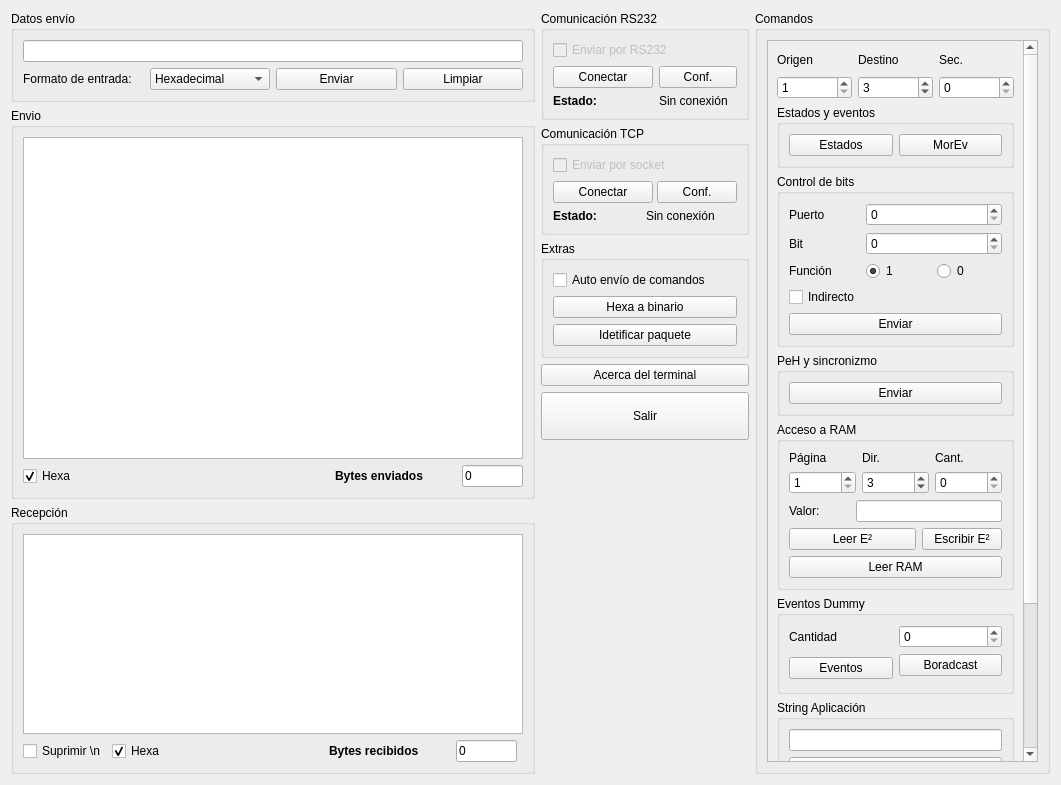
<ui version="4.0" >
 <class>Form</class>
 <widget class="QWidget" name="Form" >
  <property name="geometry" >
   <rect>
    <x>0</x>
    <y>0</y>
    <width>1061</width>
    <height>785</height>
   </rect>
  </property>
  <property name="windowTitle" >
   <string>Picnet Terminal</string>
  </property>
  <layout class="QHBoxLayout" name="horizontalLayout_2" >
   <item>
    <layout class="QVBoxLayout" name="verticalLayout_5" >
     <item>
      <widget class="QGroupBox" name="groupBox_6" >
       <property name="title" >
        <string>Datos envío</string>
       </property>
       <layout class="QGridLayout" name="gridLayout_8" >
        <item row="0" column="0" colspan="4" >
         <widget class="QLineEdit" name="line_envio" />
        </item>
        <item row="1" column="3" >
         <widget class="QPushButton" name="pushLimpiar" >
          <property name="toolTip" >
           <string>Envía la cadena mediante el Socket o el puerto RS232</string>
          </property>
          <property name="layoutDirection" >
           <enum>Qt::RightToLeft</enum>
          </property>
          <property name="text" >
           <string>Limpiar</string>
          </property>
          <property name="icon" >
           <iconset>
            <normaloff>res/draw-eraser.png</normaloff>res/draw-eraser.png</iconset>
          </property>
         </widget>
        </item>
        <item row="1" column="2" >
         <widget class="QPushButton" name="pushEnviar" >
          <property name="toolTip" >
           <string>Envía la cadena mediante el Socket o el puerto RS232</string>
          </property>
          <property name="layoutDirection" >
           <enum>Qt::RightToLeft</enum>
          </property>
          <property name="text" >
           <string>Enviar</string>
          </property>
          <property name="icon" >
           <iconset>
            <normaloff>res/go-last.png</normaloff>res/go-last.png</iconset>
          </property>
         </widget>
        </item>
        <item row="1" column="1" >
         <widget class="QComboBox" name="combo_modo" >
          <property name="toolTip" >
           <string>&lt;!DOCTYPE HTML PUBLIC "-//W3C//DTD HTML 4.0//EN" "http://www.w3.org/TR/REC-html40/strict.dtd">
&lt;html>&lt;head>&lt;meta name="qrichtext" content="1" />&lt;style type="text/css">
p, li { white-space: pre-wrap; }
&lt;/style>&lt;/head>&lt;body style=" font-family:'DejaVu Sans'; font-size:8pt; font-weight:400; font-style:normal;">
&lt;p style=" margin-top:0px; margin-bottom:0px; margin-left:0px; margin-right:0px; -qt-block-indent:0; text-indent:0px;">Cambia el modo en el cual se interpreta la cadena &lt;span style=" font-weight:600;">String Transporte&lt;/span>&lt;/p>&lt;/body>&lt;/html></string>
          </property>
          <item>
           <property name="text" >
            <string>Hexadecimal</string>
           </property>
          </item>
          <item>
           <property name="text" >
            <string>ASCII</string>
           </property>
          </item>
         </widget>
        </item>
        <item row="1" column="0" >
         <widget class="QLabel" name="label_18" >
          <property name="text" >
           <string>Formato de entrada:</string>
          </property>
         </widget>
        </item>
       </layout>
      </widget>
     </item>
     <item>
      <widget class="QGroupBox" name="groupBox_4" >
       <property name="title" >
        <string>Envio</string>
       </property>
       <layout class="QVBoxLayout" name="verticalLayout_3" >
        <item>
         <widget class="QPlainTextEdit" name="textEnvio" >
          <property name="minimumSize" >
           <size>
            <width>376</width>
            <height>120</height>
           </size>
          </property>
          <property name="readOnly" >
           <bool>true</bool>
          </property>
         </widget>
        </item>
        <item>
         <layout class="QHBoxLayout" name="horizontalLayout_5" >
          <item>
           <widget class="QCheckBox" name="check_send_hexa" >
            <property name="toolTip" >
             <string>Recepción en hexadecimal</string>
            </property>
            <property name="text" >
             <string>Hexa</string>
            </property>
            <property name="checked" >
             <bool>true</bool>
            </property>
           </widget>
          </item>
          <item>
           <spacer name="horizontalSpacer_2" >
            <property name="orientation" >
             <enum>Qt::Horizontal</enum>
            </property>
            <property name="sizeHint" stdset="0" >
             <size>
              <width>40</width>
              <height>20</height>
             </size>
            </property>
           </spacer>
          </item>
          <item>
           <widget class="QLabel" name="label_7" >
            <property name="maximumSize" >
             <size>
              <width>24</width>
              <height>24</height>
             </size>
            </property>
            <property name="text" >
             <string/>
            </property>
            <property name="pixmap" >
             <pixmap>res/view-sort-ascending.png</pixmap>
            </property>
            <property name="scaledContents" >
             <bool>true</bool>
            </property>
           </widget>
          </item>
          <item>
           <widget class="QLabel" name="label_3" >
            <property name="minimumSize" >
             <size>
              <width>121</width>
              <height>0</height>
             </size>
            </property>
            <property name="font" >
             <font>
              <weight>75</weight>
              <bold>true</bold>
             </font>
            </property>
            <property name="text" >
             <string>Bytes enviados</string>
            </property>
           </widget>
          </item>
          <item>
           <widget class="QLineEdit" name="lineEdit" >
            <property name="maximumSize" >
             <size>
              <width>61</width>
              <height>16777215</height>
             </size>
            </property>
            <property name="layoutDirection" >
             <enum>Qt::RightToLeft</enum>
            </property>
            <property name="autoFillBackground" >
             <bool>false</bool>
            </property>
            <property name="text" >
             <string>0</string>
            </property>
            <property name="readOnly" >
             <bool>true</bool>
            </property>
           </widget>
          </item>
         </layout>
        </item>
       </layout>
      </widget>
     </item>
     <item>
      <widget class="QGroupBox" name="groupBox_5" >
       <property name="title" >
        <string>Recepción</string>
       </property>
       <layout class="QGridLayout" name="gridLayout_7" >
        <item rowspan="4" row="0" column="0" colspan="2" >
         <widget class="QPlainTextEdit" name="textReceived" >
          <property name="minimumSize" >
           <size>
            <width>376</width>
            <height>200</height>
           </size>
          </property>
          <property name="readOnly" >
           <bool>true</bool>
          </property>
         </widget>
        </item>
        <item row="4" column="0" >
         <layout class="QHBoxLayout" name="horizontalLayout" >
          <item>
           <widget class="QCheckBox" name="check_del_slashn" >
            <property name="toolTip" >
             <string>Elimina los caracteres \n finalizadores. Util cuando se reciben cadenas de texto.</string>
            </property>
            <property name="text" >
             <string>Suprimir \n</string>
            </property>
           </widget>
          </item>
          <item>
           <widget class="QCheckBox" name="check_recv_hexa" >
            <property name="toolTip" >
             <string>Recepción en hexa
</string>
            </property>
            <property name="text" >
             <string>Hexa</string>
            </property>
            <property name="checked" >
             <bool>true</bool>
            </property>
           </widget>
          </item>
          <item>
           <spacer name="horizontalSpacer" >
            <property name="orientation" >
             <enum>Qt::Horizontal</enum>
            </property>
            <property name="sizeHint" stdset="0" >
             <size>
              <width>40</width>
              <height>20</height>
             </size>
            </property>
           </spacer>
          </item>
          <item>
           <widget class="QLabel" name="label_21" >
            <property name="maximumSize" >
             <size>
              <width>24</width>
              <height>24</height>
             </size>
            </property>
            <property name="text" >
             <string/>
            </property>
            <property name="pixmap" >
             <pixmap>res/view-sort-descending.png</pixmap>
            </property>
            <property name="scaledContents" >
             <bool>true</bool>
            </property>
           </widget>
          </item>
          <item>
           <widget class="QLabel" name="label_13" >
            <property name="minimumSize" >
             <size>
              <width>121</width>
              <height>0</height>
             </size>
            </property>
            <property name="font" >
             <font>
              <weight>75</weight>
              <bold>true</bold>
             </font>
            </property>
            <property name="text" >
             <string>Bytes recibidos</string>
            </property>
           </widget>
          </item>
          <item>
           <widget class="QLineEdit" name="lineEdit_2" >
            <property name="maximumSize" >
             <size>
              <width>61</width>
              <height>16777215</height>
             </size>
            </property>
            <property name="layoutDirection" >
             <enum>Qt::RightToLeft</enum>
            </property>
            <property name="autoFillBackground" >
             <bool>false</bool>
            </property>
            <property name="text" >
             <string>0</string>
            </property>
            <property name="readOnly" >
             <bool>true</bool>
            </property>
           </widget>
          </item>
         </layout>
        </item>
       </layout>
      </widget>
     </item>
    </layout>
   </item>
   <item>
    <layout class="QVBoxLayout" name="verticalLayout_4" >
     <item>
      <widget class="QGroupBox" name="groupBox" >
       <property name="maximumSize" >
        <size>
         <width>208</width>
         <height>16777215</height>
        </size>
       </property>
       <property name="title" >
        <string>Comunicación RS232</string>
       </property>
       <layout class="QGridLayout" name="gridLayout_2" >
        <item row="0" column="0" colspan="3" >
         <widget class="QCheckBox" name="check_envio_serial" >
          <property name="enabled" >
           <bool>false</bool>
          </property>
          <property name="text" >
           <string>Enviar por RS232</string>
          </property>
         </widget>
        </item>
        <item row="1" column="0" colspan="2" >
         <widget class="QPushButton" name="pushConnect_serial" >
          <property name="minimumSize" >
           <size>
            <width>100</width>
            <height>0</height>
           </size>
          </property>
          <property name="text" >
           <string>Conectar</string>
          </property>
          <property name="icon" >
           <iconset>
            <normaloff>res/network-connect.png</normaloff>
            <normalon>res/network-disconnect.png</normalon>res/network-connect.png</iconset>
          </property>
          <property name="checkable" >
           <bool>false</bool>
          </property>
         </widget>
        </item>
        <item row="1" column="2" >
         <widget class="QPushButton" name="pushConf_serial" >
          <property name="text" >
           <string>Conf.</string>
          </property>
          <property name="icon" >
           <iconset>
            <normaloff>res/configure.png</normaloff>res/configure.png</iconset>
          </property>
         </widget>
        </item>
        <item row="2" column="0" >
         <widget class="QLabel" name="label_6" >
          <property name="font" >
           <font>
            <weight>75</weight>
            <bold>true</bold>
           </font>
          </property>
          <property name="text" >
           <string>Estado:</string>
          </property>
         </widget>
        </item>
        <item row="2" column="2" >
         <widget class="QLabel" name="labelConexionSerial" >
          <property name="minimumSize" >
           <size>
            <width>0</width>
            <height>0</height>
           </size>
          </property>
          <property name="text" >
           <string>Sin conexión</string>
          </property>
         </widget>
        </item>
       </layout>
      </widget>
     </item>
     <item>
      <widget class="QGroupBox" name="groupBox_2" >
       <property name="maximumSize" >
        <size>
         <width>208</width>
         <height>16777215</height>
        </size>
       </property>
       <property name="title" >
        <string>Comunicación TCP</string>
       </property>
       <layout class="QGridLayout" name="gridLayout" >
        <item row="3" column="0" colspan="2" >
         <layout class="QHBoxLayout" name="horizontalLayout_3" >
          <item>
           <widget class="QLabel" name="label_4" >
            <property name="font" >
             <font>
              <weight>75</weight>
              <bold>true</bold>
             </font>
            </property>
            <property name="text" >
             <string>Estado:</string>
            </property>
           </widget>
          </item>
          <item>
           <widget class="QLabel" name="label_status_socket" >
            <property name="minimumSize" >
             <size>
              <width>91</width>
              <height>0</height>
             </size>
            </property>
            <property name="text" >
             <string>Sin conexión</string>
            </property>
           </widget>
          </item>
         </layout>
        </item>
        <item row="0" column="0" colspan="2" >
         <widget class="QCheckBox" name="check_envio_socket" >
          <property name="enabled" >
           <bool>false</bool>
          </property>
          <property name="text" >
           <string>Enviar por socket</string>
          </property>
         </widget>
        </item>
        <item row="1" column="1" >
         <widget class="QPushButton" name="pushConf_socket" >
          <property name="toolTip" >
           <string>Configuración del socket.
Cada vez que cambie la configuración</string>
          </property>
          <property name="text" >
           <string>Conf.</string>
          </property>
          <property name="icon" >
           <iconset>
            <normaloff>res/configure.png</normaloff>res/configure.png</iconset>
          </property>
         </widget>
        </item>
        <item row="1" column="0" >
         <widget class="QPushButton" name="pushConnect_socket" >
          <property name="minimumSize" >
           <size>
            <width>100</width>
            <height>0</height>
           </size>
          </property>
          <property name="text" >
           <string>Conectar</string>
          </property>
          <property name="icon" >
           <iconset>
            <normaloff>res/network-connect.png</normaloff>
            <normalon>res/network-disconnect.png</normalon>res/network-connect.png</iconset>
          </property>
          <property name="checkable" >
           <bool>false</bool>
          </property>
         </widget>
        </item>
       </layout>
      </widget>
     </item>
     <item>
      <widget class="QGroupBox" name="groupBox_14" >
       <property name="title" >
        <string>Extras</string>
       </property>
       <layout class="QVBoxLayout" name="verticalLayout_8" >
        <item>
         <widget class="QCheckBox" name="checkBox_3" >
          <property name="toolTip" >
           <string>Cuando se presiona el botón enviar en un comando, se realiza automáticamente el envío, si se encuentra conectado.</string>
          </property>
          <property name="text" >
           <string>Auto envío de comandos</string>
          </property>
         </widget>
        </item>
        <item>
         <widget class="QPushButton" name="pushHex2Bin" >
          <property name="text" >
           <string>Hexa a binario</string>
          </property>
         </widget>
        </item>
        <item>
         <widget class="QPushButton" name="pushButton_3" >
          <property name="text" >
           <string>Idetificar paquete</string>
          </property>
         </widget>
        </item>
       </layout>
      </widget>
     </item>
     <item>
      <widget class="QPushButton" name="push_about" >
       <property name="text" >
        <string>Acerca del terminal</string>
       </property>
       <property name="icon" >
        <iconset>
         <normaloff>res/games-hint.png</normaloff>res/games-hint.png</iconset>
       </property>
      </widget>
     </item>
     <item>
      <widget class="QPushButton" name="pushButton_12" >
       <property name="minimumSize" >
        <size>
         <width>0</width>
         <height>48</height>
        </size>
       </property>
       <property name="text" >
        <string>Salir</string>
       </property>
       <property name="icon" >
        <iconset>
         <normaloff>res/system-shutdown.png</normaloff>res/system-shutdown.png</iconset>
       </property>
       <property name="iconSize" >
        <size>
         <width>24</width>
         <height>24</height>
        </size>
       </property>
      </widget>
     </item>
     <item>
      <spacer name="verticalSpacer" >
       <property name="orientation" >
        <enum>Qt::Vertical</enum>
       </property>
       <property name="sizeHint" stdset="0" >
        <size>
         <width>20</width>
         <height>40</height>
        </size>
       </property>
      </spacer>
     </item>
    </layout>
   </item>
   <item>
    <widget class="QGroupBox" name="groupBox_3" >
     <property name="sizePolicy" >
      <sizepolicy vsizetype="Minimum" hsizetype="Minimum" >
       <horstretch>0</horstretch>
       <verstretch>0</verstretch>
      </sizepolicy>
     </property>
     <property name="maximumSize" >
      <size>
       <width>295</width>
       <height>16777215</height>
      </size>
     </property>
     <property name="title" >
      <string>Comandos</string>
     </property>
     <layout class="QVBoxLayout" name="verticalLayout_2" >
      <item>
       <widget class="QScrollArea" name="scrollArea" >
        <property name="widgetResizable" >
         <bool>true</bool>
        </property>
        <widget class="QWidget" name="scrollAreaWidgetContents" >
         <property name="geometry" >
          <rect>
           <x>0</x>
           <y>-280</y>
           <width>252</width>
           <height>1006</height>
          </rect>
         </property>
         <layout class="QVBoxLayout" name="verticalLayout" >
          <item>
           <layout class="QGridLayout" name="gridLayout_3" >
            <item row="0" column="0" >
             <widget class="QLabel" name="label_5" >
              <property name="minimumSize" >
               <size>
                <width>0</width>
                <height>20</height>
               </size>
              </property>
              <property name="toolTip" >
               <string>Dirección origen</string>
              </property>
              <property name="text" >
               <string>Origen</string>
              </property>
             </widget>
            </item>
            <item row="0" column="1" >
             <widget class="QLabel" name="label_8" >
              <property name="minimumSize" >
               <size>
                <width>0</width>
                <height>20</height>
               </size>
              </property>
              <property name="toolTip" >
               <string>Dirección Destino</string>
              </property>
              <property name="text" >
               <string>Destino</string>
              </property>
             </widget>
            </item>
            <item row="0" column="2" >
             <widget class="QLabel" name="label_9" >
              <property name="minimumSize" >
               <size>
                <width>0</width>
                <height>20</height>
               </size>
              </property>
              <property name="toolTip" >
               <string>Número de secuencia. 0..255</string>
              </property>
              <property name="text" >
               <string>Sec.</string>
              </property>
             </widget>
            </item>
            <item row="1" column="0" >
             <widget class="HexSpinBox" name="spinOrigen" >
              <property name="toolTip" >
               <string>Dirección origen</string>
              </property>
              <property name="minimum" >
               <number>1</number>
              </property>
              <property name="maximum" >
               <number>254</number>
              </property>
             </widget>
            </item>
            <item row="1" column="1" >
             <widget class="HexSpinBox" name="spinDestino" >
              <property name="toolTip" >
               <string>Dirección Destino</string>
              </property>
              <property name="minimum" >
               <number>1</number>
              </property>
              <property name="maximum" >
               <number>254</number>
              </property>
              <property name="value" >
               <number>3</number>
              </property>
             </widget>
            </item>
            <item row="1" column="2" >
             <widget class="HexSpinBox" name="spinSecuencia" >
              <property name="toolTip" >
               <string>Número de secuencia. 0..255</string>
              </property>
              <property name="minimum" >
               <number>0</number>
              </property>
              <property name="maximum" >
               <number>255</number>
              </property>
              <property name="value" >
               <number>0</number>
              </property>
             </widget>
            </item>
           </layout>
          </item>
          <item>
           <widget class="QGroupBox" name="groupBox_12" >
            <property name="title" >
             <string>Estados y eventos</string>
            </property>
            <layout class="QGridLayout" name="gridLayout_11" >
             <item row="0" column="0" >
              <widget class="QPushButton" name="pushSendReqEv" >
               <property name="toolTip" >
                <string>Trae los estados del micro y posiblemente eventos</string>
               </property>
               <property name="text" >
                <string>Estados</string>
               </property>
               <property name="icon" >
                <iconset>
                 <normaloff>res/help-contents.png</normaloff>res/help-contents.png</iconset>
               </property>
              </widget>
             </item>
             <item row="0" column="1" >
              <widget class="QPushButton" name="pushSendReqMorEv" >
               <property name="toolTip" >
                <string>Pide eventos</string>
               </property>
               <property name="text" >
                <string>MorEv</string>
               </property>
               <property name="icon" >
                <iconset>
                 <normaloff>res/address-book-new.png</normaloff>res/address-book-new.png</iconset>
               </property>
              </widget>
             </item>
            </layout>
           </widget>
          </item>
          <item>
           <widget class="QGroupBox" name="groupBox_7" >
            <property name="sizePolicy" >
             <sizepolicy vsizetype="Minimum" hsizetype="Minimum" >
              <horstretch>0</horstretch>
              <verstretch>0</verstretch>
             </sizepolicy>
            </property>
            <property name="title" >
             <string>Control de bits</string>
            </property>
            <layout class="QGridLayout" name="gridLayout_4" >
             <item row="0" column="0" >
              <widget class="QLabel" name="label_10" >
               <property name="toolTip" >
                <string>Dirección origen</string>
               </property>
               <property name="text" >
                <string>Puerto</string>
               </property>
              </widget>
             </item>
             <item row="0" column="1" colspan="2" >
              <widget class="HexSpinBox" name="spinPuerto" >
               <property name="toolTip" >
                <string>Dirección origen</string>
               </property>
               <property name="minimum" >
                <number>0</number>
               </property>
               <property name="maximum" >
                <number>254</number>
               </property>
              </widget>
             </item>
             <item row="1" column="0" >
              <widget class="QLabel" name="label_11" >
               <property name="toolTip" >
                <string>Dirección origen</string>
               </property>
               <property name="text" >
                <string>Bit</string>
               </property>
              </widget>
             </item>
             <item row="1" column="1" colspan="2" >
              <widget class="HexSpinBox" name="spinBit" >
               <property name="toolTip" >
                <string>Dirección origen</string>
               </property>
               <property name="minimum" >
                <number>0</number>
               </property>
               <property name="maximum" >
                <number>7</number>
               </property>
              </widget>
             </item>
             <item row="2" column="0" >
              <widget class="QLabel" name="label_12" >
               <property name="toolTip" >
                <string>Dirección origen</string>
               </property>
               <property name="text" >
                <string>Función</string>
               </property>
              </widget>
             </item>
             <item row="2" column="1" >
              <widget class="QRadioButton" name="radioBitUno" >
               <property name="text" >
                <string>1</string>
               </property>
               <property name="checked" >
                <bool>true</bool>
               </property>
              </widget>
             </item>
             <item row="2" column="2" >
              <widget class="QRadioButton" name="radioBitCero" >
               <property name="text" >
                <string>0</string>
               </property>
              </widget>
             </item>
             <item row="4" column="0" colspan="3" >
              <widget class="QPushButton" name="pushControl" >
               <property name="text" >
                <string>Enviar</string>
               </property>
               <property name="icon" >
                <iconset>
                 <normaloff>res/run-build.png</normaloff>res/run-build.png</iconset>
               </property>
              </widget>
             </item>
             <item row="3" column="0" >
              <widget class="QCheckBox" name="checkIndirecto" >
               <property name="text" >
                <string>Indirecto</string>
               </property>
              </widget>
             </item>
            </layout>
           </widget>
          </item>
          <item>
           <widget class="QGroupBox" name="groupBox_8" >
            <property name="title" >
             <string>PeH y sincronizmo</string>
            </property>
            <layout class="QVBoxLayout" name="verticalLayout_6" >
             <item>
              <widget class="QPushButton" name="pushPuestaEnHora" >
               <property name="text" >
                <string>Enviar</string>
               </property>
               <property name="icon" >
                <iconset>
                 <normaloff>res/edit-clear-history.png</normaloff>res/edit-clear-history.png</iconset>
               </property>
              </widget>
             </item>
            </layout>
           </widget>
          </item>
          <item>
           <widget class="QGroupBox" name="groupBox_9" >
            <property name="title" >
             <string>Acceso a RAM</string>
            </property>
            <layout class="QGridLayout" name="gridLayout_6" >
             <item row="0" column="0" colspan="3" >
              <layout class="QGridLayout" name="gridLayout_5" >
               <item row="0" column="0" >
                <widget class="QLabel" name="label_14" >
                 <property name="toolTip" >
                  <string>Dirección origen</string>
                 </property>
                 <property name="text" >
                  <string>Página</string>
                 </property>
                </widget>
               </item>
               <item row="0" column="1" >
                <widget class="QLabel" name="label_15" >
                 <property name="toolTip" >
                  <string>Dirección Destino</string>
                 </property>
                 <property name="text" >
                  <string>Dir.</string>
                 </property>
                </widget>
               </item>
               <item row="0" column="2" >
                <widget class="QLabel" name="label_16" >
                 <property name="toolTip" >
                  <string>Número de secuencia. 0..255</string>
                 </property>
                 <property name="text" >
                  <string>Cant.</string>
                 </property>
                </widget>
               </item>
               <item row="1" column="1" >
                <widget class="HexSpinBox" name="spinDireccion" >
                 <property name="toolTip" >
                  <string>Dirección Destino</string>
                 </property>
                 <property name="minimum" >
                  <number>1</number>
                 </property>
                 <property name="maximum" >
                  <number>254</number>
                 </property>
                 <property name="value" >
                  <number>3</number>
                 </property>
                </widget>
               </item>
               <item row="1" column="2" >
                <widget class="HexSpinBox" name="spinCantidad" >
                 <property name="toolTip" >
                  <string>Número de secuencia. 0..255</string>
                 </property>
                 <property name="minimum" >
                  <number>0</number>
                 </property>
                 <property name="maximum" >
                  <number>255</number>
                 </property>
                 <property name="value" >
                  <number>0</number>
                 </property>
                </widget>
               </item>
               <item row="1" column="0" >
                <widget class="HexSpinBox" name="spinPagina" >
                 <property name="toolTip" >
                  <string>Dirección origen</string>
                 </property>
                 <property name="minimum" >
                  <number>1</number>
                 </property>
                 <property name="maximum" >
                  <number>254</number>
                 </property>
                </widget>
               </item>
              </layout>
             </item>
             <item row="1" column="0" >
              <widget class="QLabel" name="label_17" >
               <property name="text" >
                <string>Valor:</string>
               </property>
              </widget>
             </item>
             <item row="1" column="1" colspan="2" >
              <widget class="QLineEdit" name="lineMemoryData" />
             </item>
             <item row="2" column="0" colspan="2" >
              <widget class="QPushButton" name="pushLeerEE" >
               <property name="text" >
                <string>Leer E²</string>
               </property>
               <property name="icon" >
                <iconset>
                 <normaloff>res/page-zoom.png</normaloff>res/page-zoom.png</iconset>
               </property>
              </widget>
             </item>
             <item row="2" column="2" >
              <widget class="QPushButton" name="pushEscribirEE" >
               <property name="text" >
                <string>Escribir E²</string>
               </property>
               <property name="icon" >
                <iconset>
                 <normaloff>res/im-status-message-edit.png</normaloff>res/im-status-message-edit.png</iconset>
               </property>
              </widget>
             </item>
             <item row="3" column="0" colspan="3" >
              <widget class="QPushButton" name="pushLeerRam" >
               <property name="text" >
                <string>Leer RAM</string>
               </property>
               <property name="icon" >
                <iconset>
                 <normaloff>res/page-zoom.png</normaloff>res/page-zoom.png</iconset>
               </property>
              </widget>
             </item>
            </layout>
           </widget>
          </item>
          <item>
           <widget class="QGroupBox" name="groupBox_11" >
            <property name="title" >
             <string>Eventos Dummy</string>
            </property>
            <layout class="QGridLayout" name="gridLayout_10" >
             <item row="0" column="0" >
              <widget class="QLabel" name="label" >
               <property name="text" >
                <string>Cantidad</string>
               </property>
              </widget>
             </item>
             <item row="0" column="1" >
              <widget class="QSpinBox" name="spinBox_9" />
             </item>
             <item rowspan="2" row="1" column="0" >
              <widget class="QPushButton" name="pushButton_8" >
               <property name="text" >
                <string>Eventos</string>
               </property>
              </widget>
             </item>
             <item row="1" column="1" >
              <widget class="QPushButton" name="pushButton_9" >
               <property name="text" >
                <string>Boradcast</string>
               </property>
              </widget>
             </item>
            </layout>
           </widget>
          </item>
          <item>
           <widget class="QGroupBox" name="groupBox_10" >
            <property name="title" >
             <string>String Aplicación</string>
            </property>
            <layout class="QVBoxLayout" name="verticalLayout_7" >
             <item>
              <widget class="QLineEdit" name="lineAppString" />
             </item>
             <item>
              <widget class="QPushButton" name="pushEnviarAppString" >
               <property name="text" >
                <string>Enviar</string>
               </property>
               <property name="icon" >
                <iconset>
                 <normaloff>res/system-run.png</normaloff>res/system-run.png</iconset>
               </property>
              </widget>
             </item>
            </layout>
           </widget>
          </item>
          <item>
           <widget class="QGroupBox" name="groupBox_13" >
            <property name="title" >
             <string>Scan Periódico</string>
            </property>
            <layout class="QGridLayout" name="gridLayout_9" >
             <item row="0" column="0" >
              <widget class="QLabel" name="label_19" >
               <property name="text" >
                <string>Rango</string>
               </property>
              </widget>
             </item>
             <item row="0" column="1" colspan="2" >
              <widget class="QLineEdit" name="lineDirRange" >
               <property name="text" >
                <string>3-4,5</string>
               </property>
              </widget>
             </item>
             <item row="1" column="0" colspan="2" >
              <widget class="QLabel" name="label_20" >
               <property name="text" >
                <string>Intervalo</string>
               </property>
              </widget>
             </item>
             <item row="1" column="2" >
              <widget class="QSpinBox" name="spinBox_10" >
               <property name="suffix" >
                <string> mS</string>
               </property>
               <property name="minimum" >
                <number>1</number>
               </property>
               <property name="maximum" >
                <number>999999</number>
               </property>
               <property name="singleStep" >
                <number>10</number>
               </property>
               <property name="value" >
                <number>200</number>
               </property>
              </widget>
             </item>
             <item row="2" column="0" colspan="3" >
              <widget class="QCheckBox" name="checkRequerirEstados" >
               <property name="text" >
                <string>Requerir Estados</string>
               </property>
              </widget>
             </item>
             <item row="3" column="0" colspan="3" >
              <widget class="QCheckBox" name="checkRequerirEventos" >
               <property name="text" >
                <string>Requerir Eventos</string>
               </property>
              </widget>
             </item>
            </layout>
           </widget>
          </item>
         </layout>
        </widget>
       </widget>
      </item>
     </layout>
    </widget>
   </item>
  </layout>
 </widget>
 <customwidgets>
  <customwidget>
   <class>HexSpinBox</class>
   <extends>QSpinBox</extends>
   <header>hexspinbox</header>
  </customwidget>
 </customwidgets>
 <resources/>
 <connections>
  <connection>
   <sender>pushLimpiar</sender>
   <signal>pressed()</signal>
   <receiver>textReceived</receiver>
   <slot>clear()</slot>
   <hints>
    <hint type="sourcelabel" >
     <x>533</x>
     <y>132</y>
    </hint>
    <hint type="destinationlabel" >
     <x>416</x>
     <y>509</y>
    </hint>
   </hints>
  </connection>
  <connection>
   <sender>pushLimpiar</sender>
   <signal>pressed()</signal>
   <receiver>textEnvio</receiver>
   <slot>clear()</slot>
   <hints>
    <hint type="sourcelabel" >
     <x>533</x>
     <y>132</y>
    </hint>
    <hint type="destinationlabel" >
     <x>344</x>
     <y>221</y>
    </hint>
   </hints>
  </connection>
  <connection>
   <sender>pushButton_12</sender>
   <signal>pressed()</signal>
   <receiver>Form</receiver>
   <slot>close()</slot>
   <hints>
    <hint type="sourcelabel" >
     <x>659</x>
     <y>307</y>
    </hint>
    <hint type="destinationlabel" >
     <x>829</x>
     <y>-7</y>
    </hint>
   </hints>
  </connection>
 </connections>
</ui>
